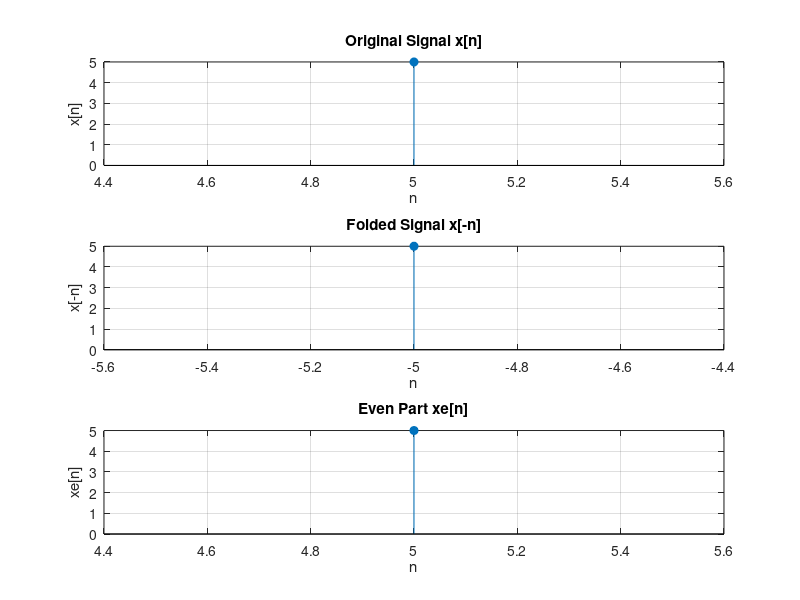

MATLAB code to generate this figure:
clc; clear; close all;

x = input('Enter the sequence x[n]: ');
n = input('Enter the corresponding indices n: ');

x_folded = fliplr(x);
n_folded = -fliplr(n);

xe = (x + x_folded) / 2;

disp('Original sequence x[n]:');
disp(x);

disp('Folded sequence x[-n]:');
disp(x_folded);

disp('Even part xe[n]:');
disp(xe);

figure;
subplot(3,1,1);
stem(n, x, 'filled'); grid on;
xlabel('n'); ylabel('x[n]');
title('Original Signal x[n]');

subplot(3,1,2);
stem(n_folded, x_folded, 'filled'); grid on;
xlabel('n'); ylabel('x[-n]');
title('Folded Signal x[-n]');

subplot(3,1,3);
stem(n, xe, 'filled'); grid on;
xlabel('n'); ylabel('xe[n]');
title('Even Part xe[n]');